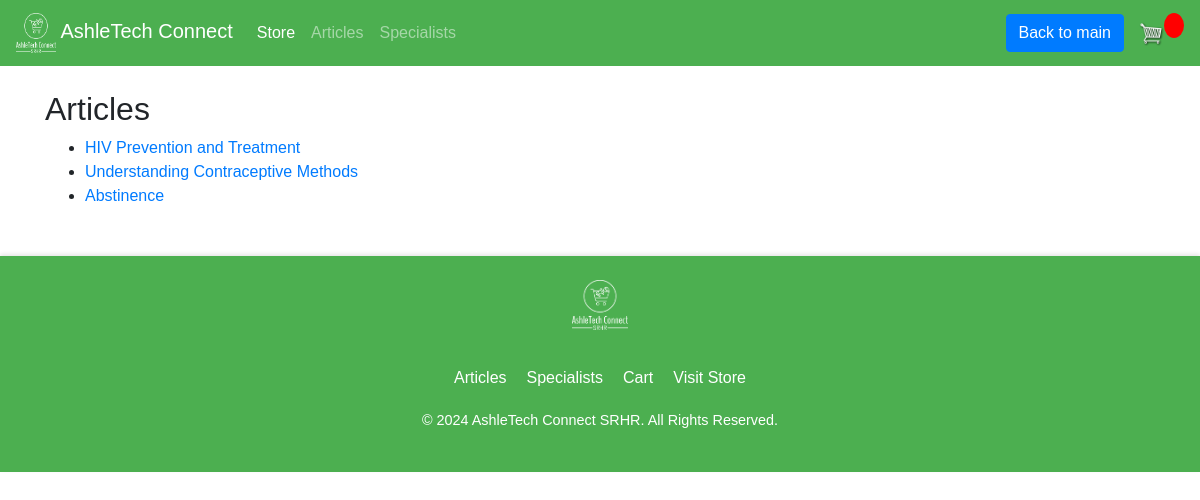
The page /articles/ (signed in) on the database its author committed.
### store/models.py (models this page shows, shortened)
class Article(models.Model):
    title = models.CharField(max_length=200)
    content = models.TextField()
    author = models.CharField(max_length=100)
    published_date = models.DateTimeField(auto_now_add=True)

### store/views.py (the view)
# urls.py: path('articles/', views.article_list, name="article_list"),
def article_list(request):
    articles = Article.objects.all()
    context = {'articles': articles}
    return render(request, 'store/article_list.html', context)

### templates/store/article_list.html
{% extends 'store/main.html' %}
{% block content %}
  <h2>Articles</h2>
  <ul>
    {% for article in articles %}
      <li><a href="{% url 'article_detail' article.id %}">{{ article.title }}</a></li>
    {% endfor %}
  </ul>
{% endblock %}

### static/css/main.css (style rules this page uses)
body { background-color: #4CAF50; }
h1,h2,h3,h4,h5,h6 { color:hsl(0, 0%, 30%); }

### rows shown on the page
Article: title "HIV Prevention and Treatment"
Article: title "Understanding Contraceptive Methods"
Article: title "Abstinence"
